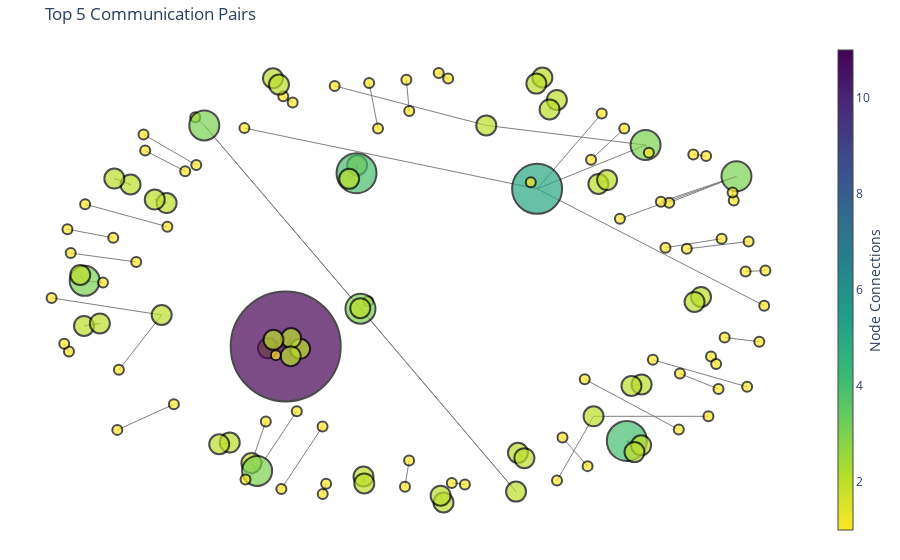

Source (notebook cell):
### Code cell
import plotly.graph_objs as go

# Initialize edge trace
edge_trace = go.Scatter(
    x=[],
    y=[],
    line=dict(width=1, color="gray"),
    hoverinfo="none",
    mode="lines",
)

# Add edge coordinates to the edge trace
for src, dst in G_filtered.edges():
    x0, y0 = pos_filtered[src]
    x1, y1 = pos_filtered[dst]
    edge_trace["x"] += (x0, x1, None)
    edge_trace["y"] += (y0, y1, None)

# Initialize node trace
node_trace = go.Scatter(
    x=[],
    y=[],
    text=[],
    mode="markers+text",
    hoverinfo="text",
    hovertext=[],
    marker=dict(
        symbol="circle",
        showscale=True,
        colorscale="Viridis",
        reversescale=True,
        color=[],
        size=[],
        colorbar=dict(thickness=15, title="Node Connections", xanchor="left", titleside="right"),
        line=dict(width=2, color="black"),
    ),
    textposition="bottom center",
)

# Add node coordinates, labels, and hover text to the node trace
for node in G_filtered.nodes():
    x, y = pos_filtered[node]
    num_connections = G_filtered.degree[node]
    node_trace["x"] += tuple([x])
    node_trace["y"] += tuple([y])
    node_trace["text"] += tuple("")
    ip_info = get_ip_info(node)
    if ip_info:
        country = ip_info["network"]["country"]
        org = ip_info["network"]["name"]
        hover_text = f"IP: {node}<br>Connections: {num_connections}<br>Country: {country}<br>Organization: {org}"
    else:
        hover_text = f"IP: {node}<br>Connections: {num_connections}"
    node_trace["hovertext"] += tuple([hover_text])
    node_trace["marker"]["color"] += tuple([num_connections])
    node_trace["marker"]["size"] += tuple([num_connections * 10])

# Create a Plotly figure with the edge and node traces
fig = go.Figure(
    data=[edge_trace, node_trace],
    layout=go.Layout(
        title="Communication Pairs",
        showlegend=False,
        hovermode="closest",
        margin=dict(b=20, l=5, r=5, t=40),
        xaxis=dict(showgrid=False, zeroline=False, showticklabels=False),
        yaxis=dict(showgrid=False, zeroline=False, showticklabels=False),
        plot_bgcolor="white",  # Change the background color
    ),
)

# Show the figure
fig.show()

### Figure 1 — Plotly figure (JSON) as saved in the notebook; plotly's stock layout.template omitted (floating-point values rounded to 4 significant figures; data arrays with more than 128 entries replaced by an {"elided": "..."} marker saying what was removed)
{"data": [{"hoverinfo": "none", "line": {"color": "gray", "width": 1}, "mode": "lines", "type": "scatter", "x": {"elided": "300 float values"}, "y": {"elided": "300 float values"}}, {"hoverinfo": "text", "hovertext": ["IP: 155.69.160.32<br>Connections: 5<br>Country: SG<br>Organization: NTUNET1", "IP: 64.233.188.128<br>Connections: 3<br>Country: None<br>Organization: GOOGLE", "IP: 137.132.228.15<br>Connections: 3<br>Country: SG<br>Organization: NUSNET", "IP: 193.62.192.8<br>Connections: 2<br>Country: GB<br>Organization: EUR-BIO-INST", "IP: 137.132.250.8<br>Connections: 1<br>Country: SG<br>Organization: NUSNET", "IP: 193.62.193.9<br>Connections: 3<br>Country: GB<br>Organization: EUR-BIO-INST", "IP: 137.189.133.62<br>Connections: 2<br>Country: HK<br>Organization: CUHKNET", "IP: 123.136.64.7<br>Connections: 2<br>Country: SG<br>Organization: A-STAR-SG", "IP: 193.62.192.6<br>Connections: 1<br>Country: GB<br>Organization: EUR-BIO-INST", "IP: 202.6.241.101<br>Connections: 1<br>Country: SG<br>Organization: A-STAR-NET", "IP: 137.132.3.12<br>Connections: 2<br>Country: SG<br>Organization: NUSNET", "IP: 193.62.143.32<br>Connections: 1<br>Country: GB<br>Organization: BRUNEL-UNI", "IP: 140.110.122.102<br>Connections: 1<br>Country: TW<br>Organization: T-NCHC.ORG.TW-NET", "IP: 104.44.201.171<br>Connections: 2<br>Country: None<br>Organization: MSFT", "IP: 202.21.159.244<br>Connections: 11<br>Country: SG<br>Organization: RPNET", "IP: 104.44.201.147<br>Connections: 2<br>Country: None<br>Organization: MSFT", "IP: 104.44.201.152<br>Connections: 2<br>Country: None<br>Organization: MSFT", "IP: 133.39.224.12<br>Connections: 2<br>Country: JP<br>Organization: JPNIC-NET-JP-ERX", "IP: 137.132.243.142<br>Connections: 2<br>Country: SG<br>Organization: NUSNET", "IP: 202.120.224.114<br>Connections: 1<br>Country: CN<br>Organization: CERNET-CN", "IP: 155.69.213.27<br>Connections: 1<br>Country: SG<br>Organization: NTUNET1", "IP: 193.49.97.157<br>Connections: 1<br>Country: FR<br>Organization: FR-CNRM-GAME-METEO", "IP: 137.132.3.10<br>Connections: 3<br>Country: SG<br>Organization: NUSNET", "IP: 74.125.200.95<br>Connections: 1<br>Country: None<br>Organization: GOOGLE", "IP: 130.246.176.85<br>Connections: 1<br>Country: GB<br>Organization: RAL-IP", "IP: 140.115.32.81<br>Connections: 3<br>Country: TW<br>Organization: T-NCU.EDU.TW-NET", "IP: 14.139.160.245<br>Connections: 2<br>Country: IN<br>Organization: NKN-IIT-CHEENAI", "IP: 133.5.26.111<br>Connections: 2<br>Country: JP<br>Organization: JPNIC-NET-JP-ERX", "IP: 14.139.196.58<br>Connections: 1<br>Country: IN<br>Organization: NKN-IIT-GUW", "IP: 192.101.107.153<br>Connections: 1<br>Country: None<br>Organization: PNNL", "IP: 140.112.30.26<br>Connections: 1<br>Country: TW<br>Organization: T-NTU.EDU.TW-NET", "IP: 14.139.246.22<br>Connections: 1<br>Country: IN<br>Organization: NKN-PU-CHD", "IP: 167.205.50.52<br>Connections: 2<br>Country: ID<br>Organization: ITB-NET", "IP: 150.65.7.130<br>Connections: 2<br>Country: JP<br>Organization: JAPAN150", "IP: 132.227.74.11<br>Connections: 1<br>Country: FR<br>Organization: FR-LIP6-NET", "IP: 140.113.17.209<br>Connections: 1<br>Country: TW<br>Organization: T-NCTU.EDU.TW-NET", "IP: 104.44.201.170<br>Connections: 2<br>Country: None<br>Organization: MSFT", "IP: 172.217.27.14<br>Connections: 1<br>Country: None<br>Organization: GOOGLE", "IP: 152.3.137.246<br>Connections: 2<br>Country: None<br>Organization: DUKE-NET", "IP: 155.69.220.104<br>Connections: 2<br>Country: SG<br>Organization: NTUNET1", "IP: 137.132.19.118<br>Connections: 2<br>Country: SG<br>Organization: NUSNET", "IP: 193.62.193.8<br>Connections: 2<br>Country: GB<br>Organization: EUR-BIO-INST", "IP: 134.219.229.225<br>Connections: 1<br>Country: GB<br>Organization: RHBNC", "IP: 140.113.55.80<br>Connections: 1<br>Country: TW<br>Organization: T-NCTU.EDU.TW-NET", "IP: 74.125.200.127<br>Connections: 1<br>Country: None<br>Organization: GOOGLE", "IP: 171.67.76.38<br>Connections: 2<br>Country: None<br>Organization: NETBLK-SUNET", "IP: 128.114.119.163<br>Connections: 1<br>Country: None<br>Organization: UCSC", "IP: 137.132.243.174<br>Connections: 1<br>Country: SG<br>Organization: NUSNET", "IP: 207.241.228.123<br>Connections: 1<br>Country: None<br>Organization: INTERNET-ARCHIVE-1", "IP: 103.18.0.34<br>Connections: 1<br>Country: MY<br>Organization: UM-MY", "IP: 159.226.5.131<br>Connections: 2<br>Country: CN<br>Organization: CSTNET", "IP: 137.132.208.204<br>Connections: 2<br>Country: SG<br>Organization: NUSNET", "IP: 133.24.248.17<br>Connections: 1<br>Country: JP<br>Organization: JPNIC-NET-JP-ERX", "IP: 155.69.160.18<br>Connections: 1<br>Country: SG<br>Organization: NTUNET1", "IP: 31.13.78.14<br>Connections: 2<br>Country: IE<br>Organization: IE-FACEBOOK-20110418", "IP: 192.170.230.228<br>Connections: 1<br>Country: None<br>Organization: UOC-NET3", "IP: 205.167.25.166<br>Connections: 1<br>Country: None<br>Organization: NOAA-NCDC-SB", "IP: 167.205.22.102<br>Connections: 1<br>Country: ID<br>Organization: ITB-NET", "IP: 130.88.250.157<br>Connections: 1<br>Country: GB<br>Organization: MANLAN", "IP: 137.132.32.247<br>Connections: 1<br>Country: SG<br>Organization: NUSNET", "IP: 155.69.150.18<br>Connections: 1<br>Country: SG<br>Organization: NTUNET1", "IP: 172.217.27.1<br>Connections: 1<br>Country: None<br>Organization: GOOGLE", "IP: 52.113.65.141<br>Connections: 1<br>Country: None<br>Organization: MSFT", "IP: 192.122.131.36<br>Connections: 2<br>Country: SG<br>Organization: A-STAR-AS-AP", "IP: 202.83.105.146<br>Connections: 1<br>Country: SG<br>Organization: VIEWQWEST-NET", "IP: 61.252.52.21<br>Connections: 2<br>Country: KR<br>Organization: KOREN-KR", "IP: 203.80.21.4<br>Connections: 2<br>Country: MY<br>Organization: MYREN-INFRA", "IP: 155.69.196.106<br>Connections: 1<br>Country: SG<br>Organization: NTUNET1", "IP: 130.14.250.11<br>Connections: 2<br>Country: None<br>Organization: NLM-ETHER", "IP: 103.37.198.100<br>Connections: 4<br>Country: SG<br>Organization: A-STAR-AS-AP", "IP: 59.191.192.73<br>Connections: 1<br>Country: AU<br>Organization: MONASHUNI-NET2", "IP: 130.194.11.52<br>Connections: 1<br>Country: AU<br>Organization: MONASH-NET", "IP: 103.237.142.250<br>Connections: 1<br>Country: SG<br>Organization: ESSEC-SG", "IP: 194.254.137.126<br>Connections: 1<br>Country: FR<br>Organization: FR-ESSEC-CERGYPONTOISE", "IP: 202.21.158.254<br>Connections: 2<br>Country: SG<br>Organization: RPNET", "IP: 124.197.82.28<br>Connections: 1<br>Country: SG<br>Organization: Mobile-Broadband", "IP: 130.14.250.7<br>Connections: 1<br>Country: None<br>Organization: NLM-ETHER", "IP: 137.132.22.254<br>Connections: 1<br>Country: SG<br>Organization: NUSNET", "IP: 137.222.0.78<br>Connections: 1<br>Country: GB<br>Organization: UNI-BRISTOL-LINR", "IP: 202.170.57.243<br>Connections: 1<br>Country: MY<br>Organization: USMNET", "IP: 134.160.228.4<br>Connections: 1<br>Country: JP<br>Organization: RIKEN-NET", "IP: 137.132.46.73<br>Connections: 1<br>Country: SG<br>Organization: NUSNET", "IP: 193.60.231.143<br>Connections: 1<br>Country: GB<br>Organization: UNI-COLL-LONDON", "IP: 203.178.132.80<br>Connections: 1<br>Country: JP<br>Organization: TSUKUBA-WIDE", "IP: 137.132.155.197<br>Connections: 1<br>Country: SG<br>Organization: NUSNET", "IP: 220.156.176.16<br>Connections: 1<br>Country: SG<br>Organization: IMCBNET", "IP: 130.14.29.35<br>Connections: 1<br>Country: None<br>Organization: NLM-ETHER", "IP: 175.156.15.109<br>Connections: 1<br>Country: SG<br>Organization: M1Net", "IP: 140.138.144.170<br>Connections: 4<br>Country: TW<br>Organization: T-YZU.EDU.TW-NET", "IP: 192.248.97.225<br>Connections: 2<br>Country: LK<br>Organization: LEARN", "IP: 198.71.44.98<br>Connections: 2<br>Country: None<br>Organization: INTERNET2", "IP: 152.3.219.19<br>Connections: 2<br>Country: None<br>Organization: DUKE-NET", "IP: 72.233.250.16<br>Connections: 1<br>Country: None<br>Organization: WSKT-262", "IP: 155.69.193.67<br>Connections: 1<br>Country: SG<br>Organization: NTUNET1", "IP: 143.215.4.17<br>Connections: 2<br>Country: None<br>Organization: GATECH", "IP: 137.132.209.141<br>Connections: 2<br>Country: SG<br>Organization: NUSNET", "IP: 123.136.68.200<br>Connections: 2<br>Country: SG<br>Organization: A-STAR-SG", "IP: 202.166.69.81<br>Connections: 2<br>Country: SG<br>Organization: SINGNET", "IP: 137.189.192.25<br>Connections: 1<br>Country: HK<br>Organization: CUHKNET", "IP: 203.80.20.66<br>Connections: 1<br>Country: MY<br>Organization: MYREN-INFRA", "IP: 14.139.171.162<br>Connections: 2<br>Country: IN<br>Organization: NKN-CET-TRIV", "IP: 130.246.176.54<br>Connections: 1<br>Country: GB<br>Organization: RAL-IP", "IP: 14.139.5.234<br>Connections: 1<br>Country: IN<br>Organization: NKN-INST-4", "IP: 202.179.252.27<br>Connections: 1<br>Country: CN<br>Organization: TEIN2-CERNET", "IP: 130.246.176.56<br>Connections: 1<br>Country: GB<br>Organization: RAL-IP", "IP: 140.112.8.139<br>Connections: 1<br>Country: TW<br>Organization: T-NTU.EDU.TW-NET", "IP: 103.21.126.2<br>Connections: 1<br>Country: IN<br>Organization: IITB-IN", "IP: 155.69.160.3<br>Connections: 2<br>Country: SG<br>Organization: NTUNET1", "IP: 172.217.27.10<br>Connections: 1<br>Country: None<br>Organization: GOOGLE", "IP: 140.90.101.61<br>Connections: 2<br>Country: None<br>Organization: NOAA-EAST3", "IP: 167.205.52.8<br>Connections: 2<br>Country: ID<br>Organization: ITB-NET", "IP: 14.139.5.218<br>Connections: 2<br>Country: IN<br>Organization: NKN-INST-4", "IP: 203.30.39.13<br>Connections: 3<br>Country: SG<br>Organization: SINGAREN-GIX", "IP: 130.246.176.38<br>Connections: 1<br>Country: GB<br>Organization: RAL-IP", "IP: 140.110.122.103<br>Connections: 1<br>Country: TW<br>Organization: T-NCHC.ORG.TW-NET", "IP: 203.181.249.186<br>Connections: 1", "IP: 155.69.120.64<br>Connections: 1<br>Country: SG<br>Organization: NTUNET1", "IP: 74.125.68.95<br>Connections: 1<br>Country: None<br>Organization: GOOGLE", "IP: 202.28.194.4<br>Connections: 1<br>Country: TH<br>Organization: UNINET-TH", "IP: 130.14.250.13<br>Connections: 2<br>Country: None<br>Organization: NLM-ETHER", "IP: 194.66.32.16<br>Connections: 1<br>Country: GB<br>Organization: COVUNET", "IP: 202.158.207.20<br>Connections: 1<br>Country: AU<br>Organization: AARNET", "IP: 210.48.222.9<br>Connections: 2<br>Country: MY<br>Organization: IIUM-MY", "IP: 207.241.228.157<br>Connections: 2<br>Country: None<br>Organization: INTERNET-ARCHIVE-1", "IP: 203.185.93.2<br>Connections: 1<br>Country: TH<br>Organization: THAISARN-TH", "IP: 216.58.203.234<br>Connections: 1<br>Country: None<br>Organization: GOOGLE"], "marker": {"color": [5, 3, 3, 2, 1, 3, 2, 2, 1, 1, 2, 1, 1, 2, 11, 2, 2, 2, 2, 1, 1, 1, 3, 1, 1, 3, 2, 2, 1, 1, 1, 1, 2, 2, 1, 1, 2, 1, 2, 2, 2, 2, 1, 1, 1, 2, 1, 1, 1, 1, 2, 2, 1, 1, 2, 1, 1, 1, 1, 1, 1, 1, 1, 2, 1, 2, 2, 1, 2, 4, 1, 1, 1, 1, 2, 1, 1, 1, 1, 1, 1, 1, 1, 1, 1, 1, 1, 1, 4, 2, 2, 2, 1, 1, 2, 2, 2, 2, 1, 1, 2, 1, 1, 1, 1, 1, 1, 2, 1, 2, 2, 2, 3, 1, 1, 1, 1, 1, 1, 2, 1, 1, 2, 2, 1, 1], "colorbar": {"thickness": 15, "title": {"side": "right", "text": "Node Connections"}, "xanchor": "left"}, "colorscale": [[0, "#440154"], [0.1111, "#482878"], [0.2222, "#3e4989"], [0.3333, "#31688e"], [0.4444, "#26828e"], [0.5556, "#1f9e89"], [0.6667, "#35b779"], [0.7778, "#6ece58"], [0.8889, "#b5de2b"], [1, "#fde725"]], "line": {"color": "black", "width": 2}, "reversescale": true, "showscale": true, "size": [50, 30, 30, 20, 10, 30, 20, 20, 10, 10, 20, 10, 10, 20, 110, 20, 20, 20, 20, 10, 10, 10, 30, 10, 10, 30, 20, 20, 10, 10, 10, 10, 20, 20, 10, 10, 20, 10, 20, 20, 20, 20, 10, 10, 10, 20, 10, 10, 10, 10, 20, 20, 10, 10, 20, 10, 10, 10, 10, 10, 10, 10, 10, 20, 10, 20, 20, 10, 20, 40, 10, 10, 10, 10, 20, 10, 10, 10, 10, 10, 10, 10, 10, 10, 10, 10, 10, 10, 40, 20, 20, 20, 10, 10, 20, 20, 20, 20, 10, 10, 20, 10, 10, 10, 10, 10, 10, 20, 10, 20, 20, 20, 30, 10, 10, 10, 10, 10, 10, 20, 10, 10, 20, 20, 10, 10], "symbol": "circle"}, "mode": "markers+text", "text": [], "textposition": "bottom center", "type": "scatter", "x": [0.3168, 0.611, -0.9102, -0.9223, -0.1413, -0.1623, -0.1541, -0.1519, -0.03035, -0.04154, 0.2597, -0.02992, -0.03776, -0.4132, -0.365, -0.3259, -0.3503, 0.6002, 0.5727, -0.7705, -0.9481, -0.6104, -0.5858, -0.477, 0.675, 0.8576, 0.3312, 0.3148, -0.9529, -0.9657, 0.7041, 0.8088, -0.7859, -0.8298, 0.4461, 0.7011, -0.3982, 0.4921, 0.06298, 0.05507, 0.2649, 0.2823, 0.4632, 0.5533, 0.9328, -0.1628, 0.7885, 0.8024, -0.6683, -0.8217, -0.9121, -0.8691, -0.1147, -0.1387, -0.3515, -0.8607, 0.07558, 0.05003, 0.8823, 0.936, -0.2651, -0.3768, -0.3918, -0.7014, -1, -0.5168, -0.5454, 0.6199, -0.1712, -0.1729, 0.121, 0.08537, 0.665, 0.8174, 0.47, 0.7815, 0.6308, 0.8864, 0.2997, -0.3717, -0.3462, -0.6077, -0.7506, -0.8328, -0.957, -0.2647, -0.2554, 0.3708, 0.5603, 0.599, 0.4831, 0.5067, 0.7229, 0.8905, -0.688, -0.7202, 0.7615, 0.7439, 0.7405, 0.7753, 0.5809, 0.6526, -0.686, -0.909, 0.5415, 0.3857, 0.4537, 0.179, -0.2322, 0.3705, 0.3507, -0.458, -0.4426, 0.8502, 0.847, -0.419, -0.6377, -0.7461, -0.474, -0.1929, 0.8255, 0.9194, -0.3996, -0.3833, -0.3349, -0.8175], "y": [0.4377, 0.6316, 0.03001, 0.05632, -0.06052, -0.09336, -0.8365, -0.8671, -0.766, -0.8819, -0.9034, 0.782, 0.9203, -0.2686, -0.2602, -0.2709, -0.2232, -0.429, -0.4354, 0.1138, 0.1529, 0.7548, 0.7186, 0.7065, 0.3761, 0.4931, 0.9308, 0.9036, -0.2827, -0.2488, -0.3807, -0.4489, 0.4569, 0.4833, -0.4057, -0.6286, -0.2313, 0.7709, -0.9517, -0.9217, -0.7319, -0.7552, 0.5664, 0.7047, -0.08009, -0.0909, -0.305, -0.3378, -0.5166, -0.63, -0.1697, -0.1585, 0.7049, 0.9068, -0.3037, 0.02231, 0.9259, 0.9506, 0.0713, 0.07583, -0.615, -0.8914, -0.2994, -0.1212, -0.04569, -0.686, -0.6936, 0.5972, 0.5421, 0.5069, -0.8716, -0.8652, 0.1767, 0.217, -0.57, -0.5699, -0.3198, -0.4392, 0.4665, 0.8479, 0.8202, 0.5432, 0.6784, 0.2207, 0.2586, -0.9136, -0.8682, -0.8547, -0.6791, -0.6985, 0.4592, 0.4764, 0.1718, 0.2044, 0.3747, 0.3901, -0.04111, -0.06341, 0.5901, 0.5834, -0.7285, 0.3802, 0.2697, 0.3697, 0.3049, -0.6642, -0.7906, 0.7187, 0.8934, 0.8314, 0.7892, -0.7769, -0.8118, 0.3861, 0.4213, -0.5934, 0.5156, 0.6071, -0.8502, 0.4818, -0.2209, -0.2395, 0.9274, 0.8993, -0.5473, -0.3642]}], "layout": {"hovermode": "closest", "margin": {"b": 20, "l": 5, "r": 5, "t": 40}, "plot_bgcolor": "white", "showlegend": false, "title": {"text": "Top 5 Communication Pairs"}, "xaxis": {"showgrid": false, "showticklabels": false, "zeroline": false}, "yaxis": {"showgrid": false, "showticklabels": false, "zeroline": false}}}
